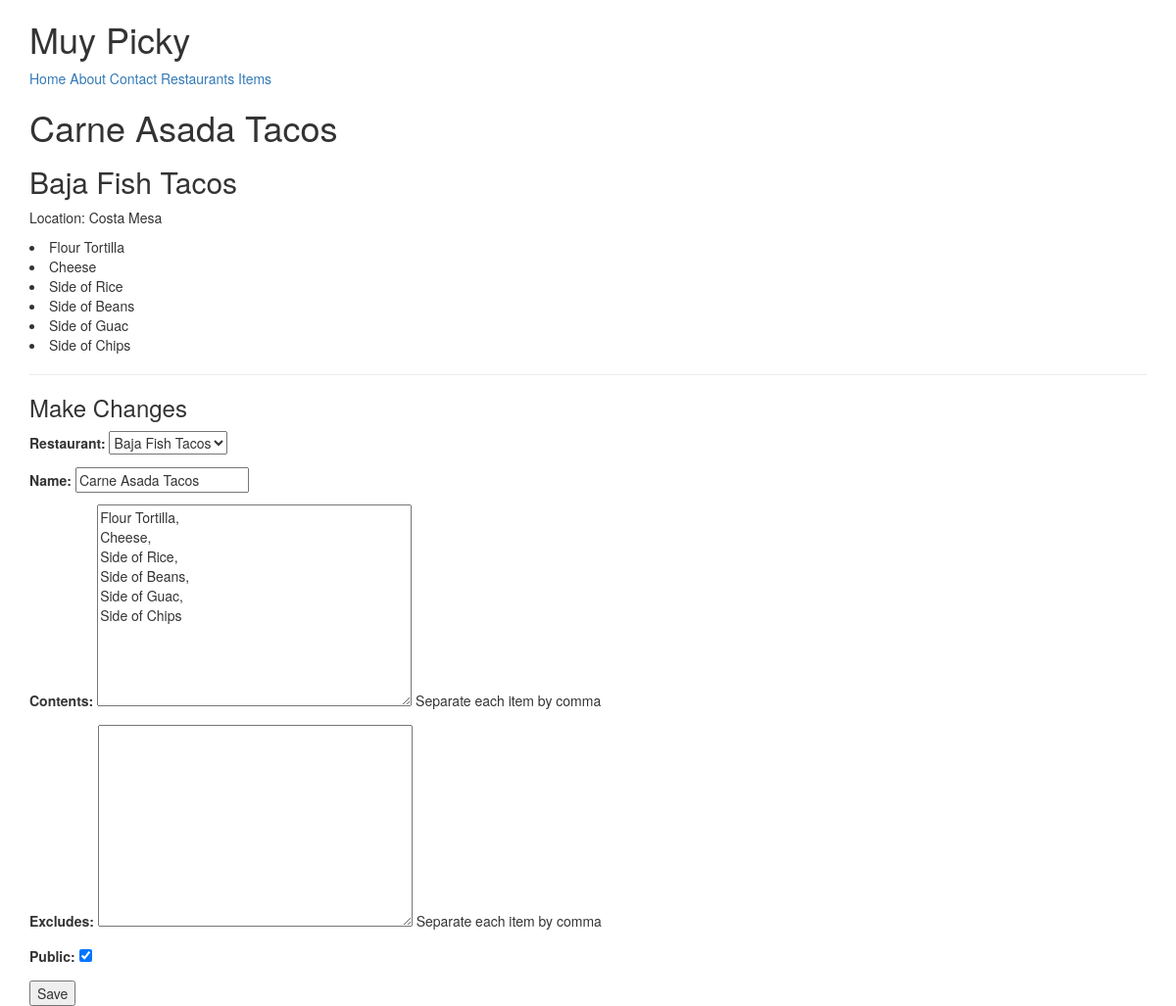
The app's page /menus/2/ (signed in) with its own data.
### menus/models.py (models this page shows, shortened)
class Item(models.Model):
    user         = models.ForeignKey(settings.AUTH_USER_MODEL)
    restaurant   = models.ForeignKey(RestaurantLocation)
    name         = models.CharField(max_length=120)
    contents     = models.TextField(help_text='Separate each item by comma')
    excludes     = models.TextField(blank=True, null= True, help_text='Separate each item by comma')
    public       = models.BooleanField(default=True)
    timestamp    = models.DateTimeField(auto_now_add=True)
    updated      = models.DateTimeField(auto_now=True)
    class Meta:
        ordering =['-updated', '-timestamp']
    def get_contents(self):
        return self.contents.split(",")

### restaurants/models.py (models this page shows, shortened)
class RestaurantLocation(models.Model):
    owner       =    models.ForeignKey(User)
    name        =    models.CharField(max_length=120)
    location    =    models.CharField(max_length=120, null = True, blank = True)
    category    =    models.CharField(max_length=120, null=True, blank=True, validators=[validate_category])
    timestamp   =    models.DateTimeField(auto_now_add=True)
    updated     =    models.DateTimeField(auto_now=True)
    slug        =    models.SlugField(null=True, blank=True)
    objects = RestaurantLocationManager()
    def __str__(self):
        return self.name

### menus/views.py (the view)
# urls.py: url(r'^(?P<pk>\d+)/$', ItemUpdateView.as_view(),name='detail'),
class ItemUpdateView(LoginRequiredMixin,UpdateView):
    template_name = 'menus/detail-update.html'
    form_class = ItemForm
    def get_queryset(self):
        return Item.objects.filter(user=self.request.user)
    def get_context_data(self, *args, **kwargs):
        context = super(ItemUpdateView,self).get_context_data(*args, **kwargs)
        name = self.get_object().name
        context['title']=f'Update Item: {name}'
        return context
    def get_form_kwargs(self):
        kwargs = super(ItemUpdateView, self).get_form_kwargs()
        kwargs['user'] = self.request.user
        return kwargs

### menus/forms.py
class ItemForm(forms.ModelForm):
    class Meta:
        model = Item
        fields =[
            'restaurant',
            'name',
            'contents',
            'excludes',
            'public'
        ]
    def __init__(self, user=None,*args, **kwargs):
        print(user)
        super(ItemForm, self).__init__(*args, **kwargs)
        self.fields['restaurant'].queryset = RestaurantLocation.objects.filter(owner=user)#.exclude(item__isnull=False)

### restaurants/models.py (called while the page is built)
    def get_queryset(self):
        return RestaurantLocationQuerySet(self.model, using= self._db)

### menus/templates/menus/detail-update.html (shortened to what this page needs)
{% extends "base.html" %}
{% block content %}
    <h1> {{ form.instance.name }}</h1>
    <h2> {{ form.instance.restaurant.name }}</h2>
    <p> Location: {{ form.instance.restaurant.location }}</p>
        {% for item in form.instance.get_contents %}
                <li>{{ item }}</li>
                {% endfor %}
             <hr/>
        <h3> Make Changes</h3>
             {% include 'snippets/form-snippet.html' with form=form %}
{% endblock %}

### templates/snippets/form-snippet.html (shortened to what this page needs)
    <form method='POST'> {% csrf_token %}
         {{ form.as_p }}
        <button type='submmit'>Save</button>
    </form>

### records on screen
Item: instance.name "Carne Asada Tacos", instance.restaurant.name "Baja Fish Tacos", instance.restaurant.location "Costa Mesa"
RestaurantLocation: name "Carne Asada Tacos"

### other values on screen
{{ item }} "Flour Tortilla" "Cheese" "Side of Rice" "Side of Beans" "Side of Guac" "Side of Chips"
